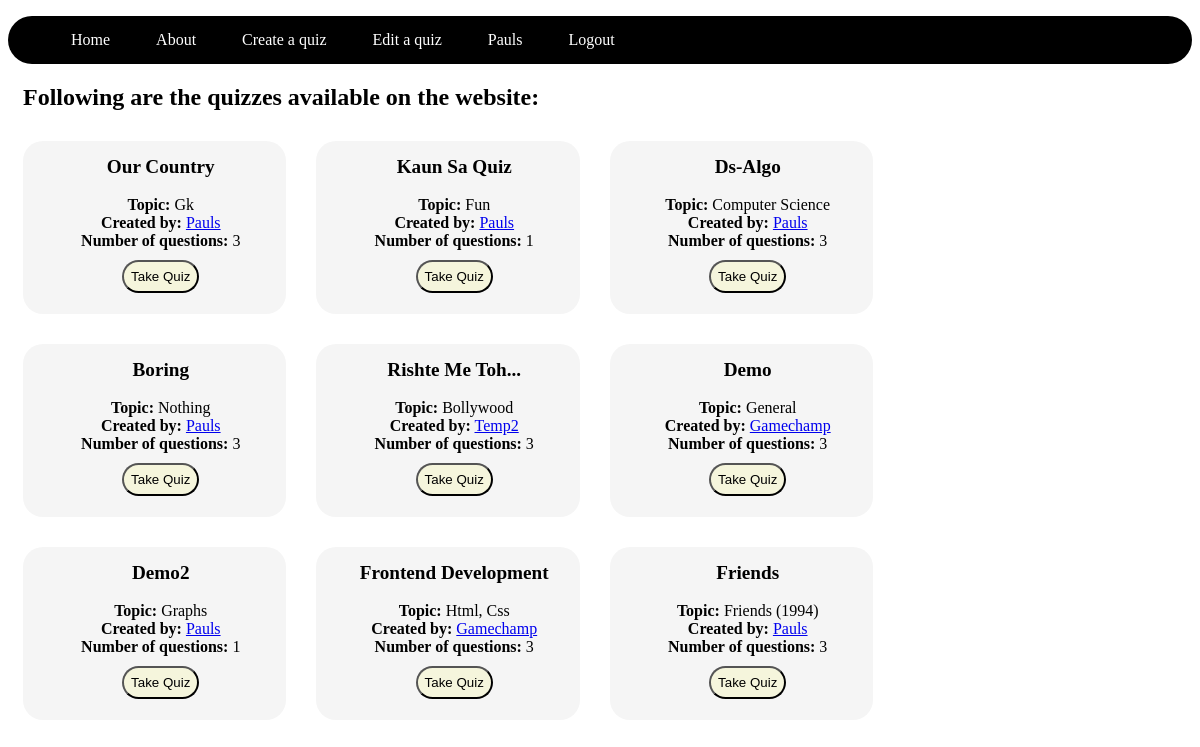
The app's page / (signed in) with its own data.
### mcq1/models.py (models this page shows, shortened)
class Quiz(models.Model):
    quiz_name = models.CharField(max_length=50, default=None)
    no_ques = models.IntegerField()
    author = models.ForeignKey('Usr', on_delete=models.CASCADE)
    topic = models.CharField(max_length=50)

class Usr(models.Model):
    user = models.OneToOneField(User, models.CASCADE, primary_key=True)
    is_student = models.BooleanField(default=False)
    is_teacher = models.BooleanField(default=False)
    def __str__(self):
        return self.user.username

### mcq1/views.py (the view)
# urls.py: path('', views.index, name='index'),
def index(request):
    quizzes = Quiz.objects.all()
    return render(request, 'mcq1/index.html', {'quizzes':quizzes})

### mcq1/templates/mcq1/index.html (shortened to what this page needs)
{% extends "mcq1/layout.html" %}
{% block content %}
<h2>Following are the quizzes available on the website:</h2>
<div id="quiz_list">
{% for quiz in quizzes %}
<li><div class="container quiz_item">
    <div class="quiz_name"><b>{{ quiz.quiz_name|title }}</b></div><br>
    <strong>Topic:</strong>  {{ quiz.topic|title }}<br>
    <strong>Created by:</strong>  <a href={% url 'profile' pk=quiz.author.user.pk %}>{{ quiz.author|title }}</a><br>
    <strong>Number of questions:</strong>  {{ quiz.no_ques }}<br>
    <button type='button' class="quiz_btn"><a href={% url 'take_quiz' pk=quiz.pk %}>Take Quiz</a></button><br><br>
</div></li>
{% endfor %}
</div>
{% endblock %}

### mcq1/templates/mcq1/layout.html (shortened to what this page needs)
<!doctype html>
<html>
    {% load static %}
    <head>
        <link rel="stylesheet" href="{% static "css/styles.css" %}">
    </head>
    <body>
        <header>
        <nav class="navbar">
        <ul>
            <li><a href='/'>Home</a></li>
            <li><a href='/about/'>About</a></li>
            {% if user.is_authenticated %}
            <li><a href='/create_quiz/'>Create a quiz</a></li>
            <li><a href='/edit_quiz/'>Edit a quiz</a></li>
            {% endif %}
            {% if user.is_authenticated %}
            <li><a href={% url 'profile' pk=user.pk %}>{{ user.username|title }}</a></li>
            {% else %}
            <li><a href='/register/'>Register</a></li>
            {% endif %}
            <div class="righter">
            {% if user.is_authenticated %}
            <li><a href='/logout/'>Logout</a></li>
            {% else %}
            <li><a href='/login/'>Login</a></li>
            {% endif %}
            </div>
        </ul>
        </nav>
        </header>
        <div class="content">
        {% block content %}
        {% endblock %}
        </div>
    </body>
</html>

### mcq1/static/css/styles.css (style rules this page uses)
.navbar { background-color: black; border-radius: 25px; }
.navbar ul { overflow: auto; }
.navbar li { float: left; list-style: none; margin: 15px 20px; }
.navbar li a { padding: 3px 3px; text-decoration: none; color: white; }
.content { margin-left: 15px; }
.quiz_item { background-color: whitesmoke; margin-top: 10px; margin-bottom: 20px; margin-right: 30px; padding: 3px; padding-left: 15px; padding-top: 15px; border-radius: 20px; width: 21%; text-align: center; vertical-align: middle; float: left; }
.quiz_name { font-size: larger; }
#quiz_list li { list-style: none; }
.quiz_btn { background-color: beige; margin-top: 10px; padding: 7px; border-radius: 20px; }
.quiz_btn a { text-decoration: none; color: black; }

### records on screen
Quiz: quiz_name "Our Country", topic "Gk", author "Pauls", no_ques "3"
Quiz: quiz_name "Kaun Sa Quiz", topic "Fun", author "Pauls", no_ques "1"
Quiz: quiz_name "Ds-Algo", topic "Computer Science", author "Pauls", no_ques "3"
Quiz: quiz_name "Boring", topic "Nothing", author "Pauls", no_ques "3"
Quiz: quiz_name "Rishte Me Toh...", topic "Bollywood", author "Temp2", no_ques "3"
Quiz: quiz_name "Demo", topic "General", author "Gamechamp", no_ques "3"
Quiz: quiz_name "Demo2", topic "Graphs", author "Pauls", no_ques "1"
Quiz: quiz_name "Frontend Development", topic "Html, Css", author "Gamechamp", no_ques "3"
Quiz: quiz_name "Friends", topic "Friends (1994)", author "Pauls", no_ques "3"

### other values on screen
{{ user.username|title }} "Pauls"
